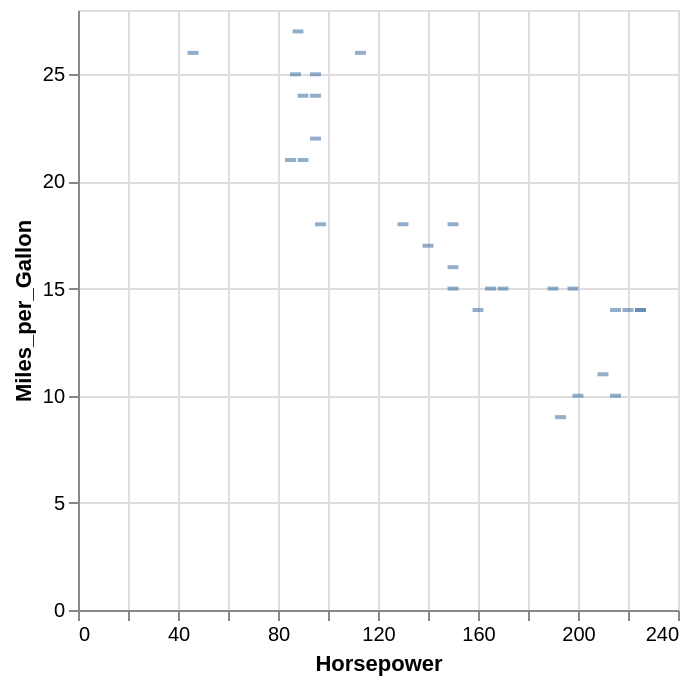

Express this chart as Vega-Lite.
### Vega-Lite specification from a JSON file in a GitHub repository (floating-point values rounded to 4 significant figures; data arrays with more than 128 entries replaced by an {"elided": "..."} marker saying what was removed)
{"$schema": "https://vega.github.io/schema/vega-lite/v5.json", "data": {"values": {"elided": "406 records"}}, "description": "stroke-unfilled", "encoding": {"opacity": {"value": 0.6}, "x": {"field": "Horsepower", "type": "quantitative"}, "y": {"field": "Miles_per_Gallon", "type": "quantitative"}}, "mark": {"filled": false, "shape": "stroke", "type": "point"}, "transform": [{"as": "YearOfManufacture", "calculate": "year(datum.Year)"}, {"filter": "datum.YearOfManufacture == 1970"}]}
